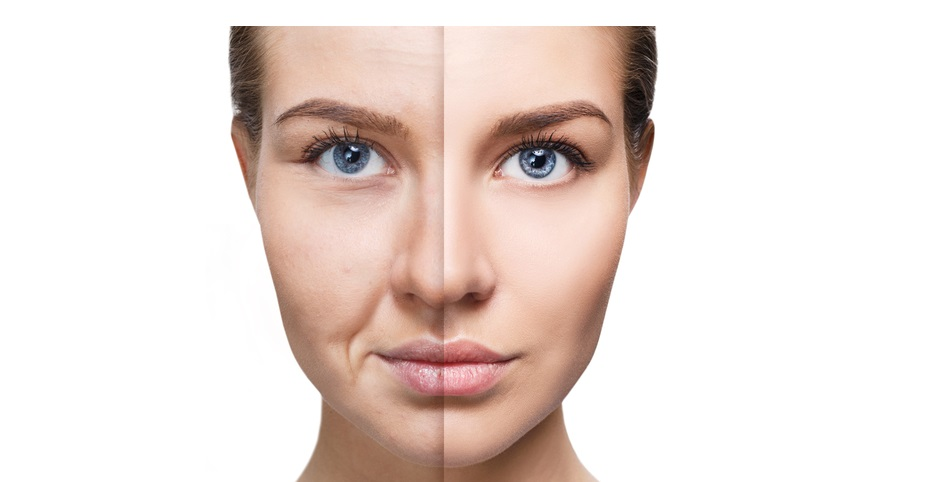
#> input picture OpenCV/images/imagem5.jpg, 939 x 482 px, found by its file name
$ python OpenCV.py
#> lines starting #> are read from the running program, lines starting #| are printed output that depends on the picture; after the words box and inside, x2 and y2 are one past the last pixel; in counts of white or black regions, pixels touching at a corner belong together
import cv2

carregaAlgoritmo = cv2.CascadeClassifier('haarcascades/haarcascade_frontalface_default.xml')

imagem = cv2.imread('images/imagem5.jpg')
#> imagem is the input picture: shape (482, 939, 3); mean B, G, R 216.4, 221.8, 235

imagemCinza = cv2.cvtColor(imagem, cv2.COLOR_BGR2GRAY)
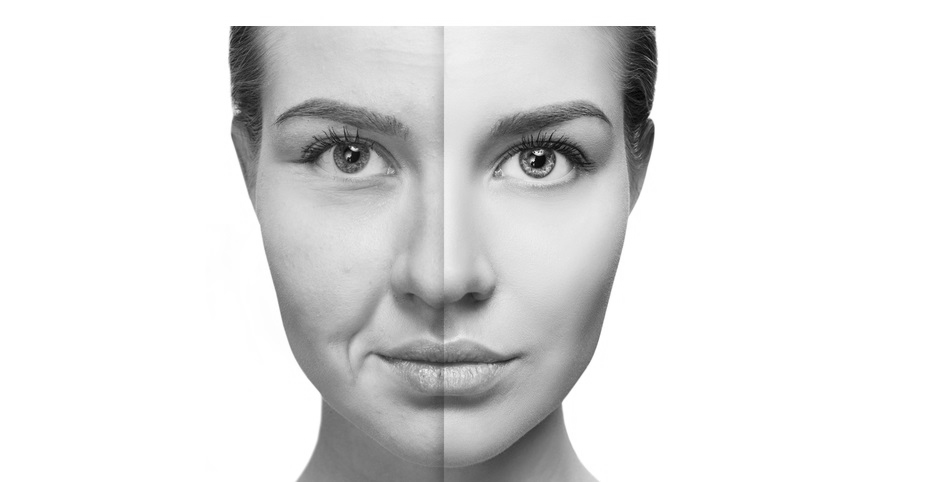
#> imagemCinza: shape (482, 939); min 2, max 255, mean 225.1

faces = carregaAlgoritmo.detectMultiScale(imagemCinza)
#> faces = [[233, 9, 425, 425]]

for (x, y, w, l) in faces:
    cv2.rectangle(imagem, (x, y), (x + w, y + l), (0, 255, 0), 2)
#> this loop made 1 pass
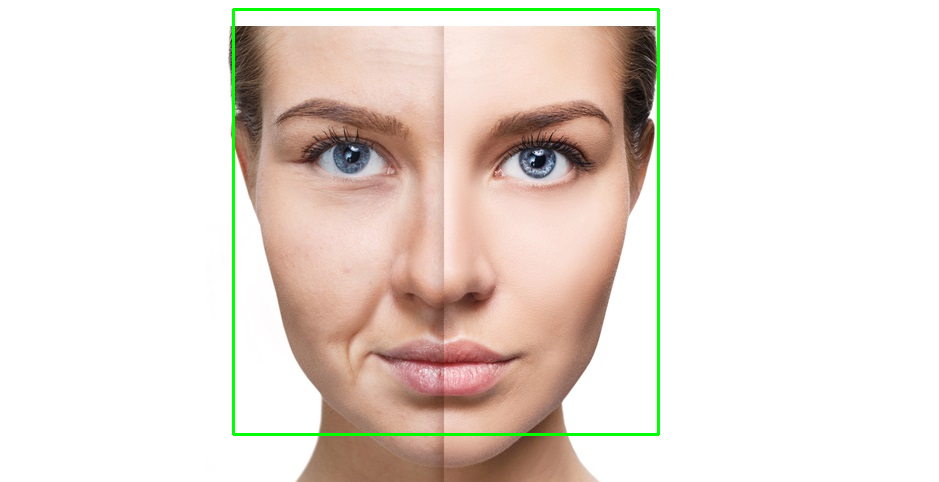
#> imagem: shape (482, 939, 3); 1.13% of pixels changed, all inside (x1, y1, x2, y2) = (232, 8, 660, 436)

cv2.imshow('faces', imagem)
cv2.waitKey()

$ run again, with OpenCV/images/imagem1.jpg copied over OpenCV/images/imagem5.jpg
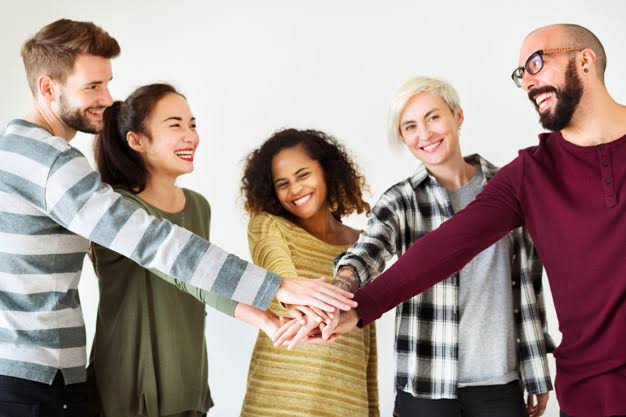
#> input picture OpenCV/images/imagem1.jpg, 626 x 417 px, found by its file name
#> imagem is the input picture: shape (417, 626, 3); mean B, G, R 142.2, 148.5, 166.3
#> `imagemCinza = cv2.cvtColor(imagem, cv2.COLOR_BGR2GRAY)`:
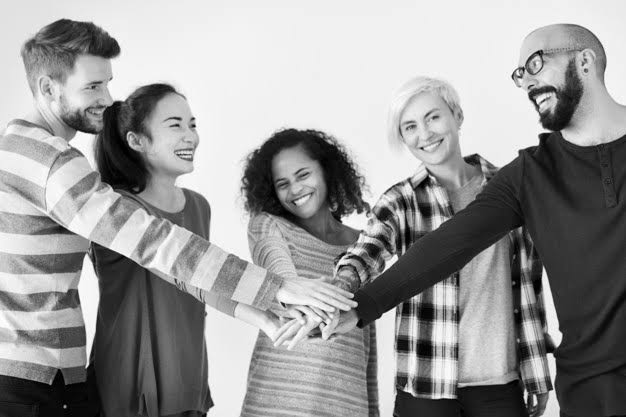
#> imagemCinza: shape (417, 626); min 0, max 255, mean 153.1
#> faces = [[150, 98, 69, 69], [263, 154, 61, 61]]
#> the loop `for (x, y, w, l) in faces:` made 2 passes
#> after the loop `for (x, y, w, l) in faces:`:
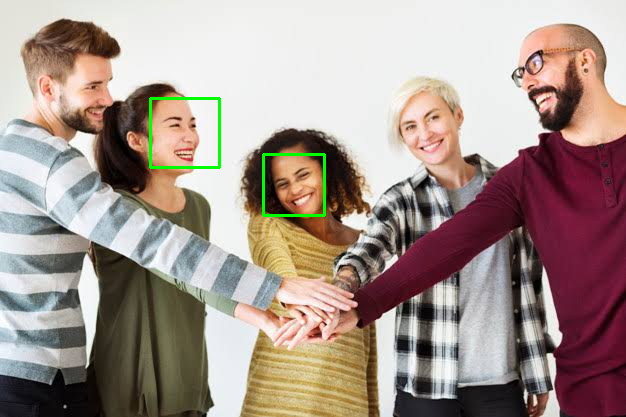
#> imagem: shape (417, 626, 3); 0.59% of pixels changed, all inside (x1, y1, x2, y2) = (149, 97, 326, 217)

$ run again, with OpenCV/images/imagem2.jpg copied over OpenCV/images/imagem5.jpg
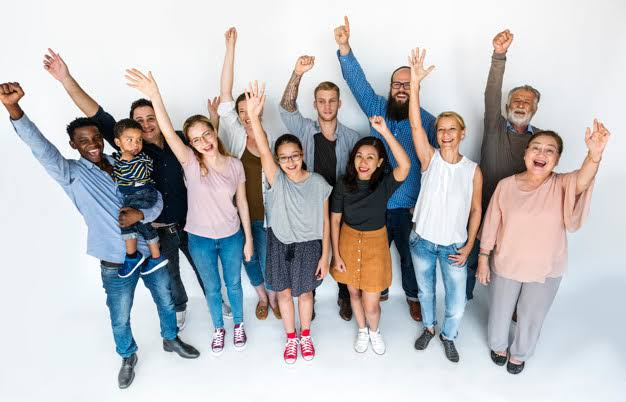
#> input picture OpenCV/images/imagem2.jpg, 626 x 402 px, found by its file name
#> imagem is the input picture: shape (402, 626, 3); mean B, G, R 191.5, 188.9, 190.1
#> `imagemCinza = cv2.cvtColor(imagem, cv2.COLOR_BGR2GRAY)`:
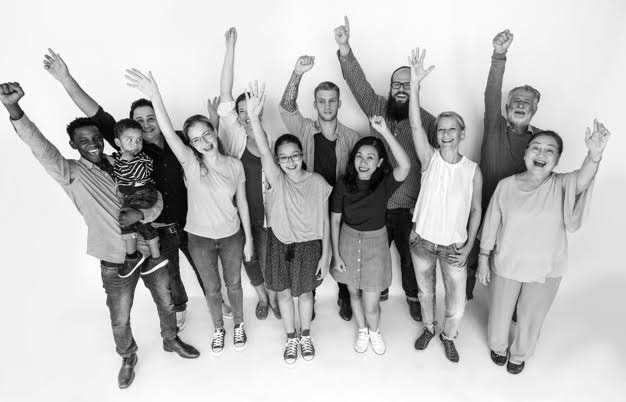
#> imagemCinza: shape (402, 626); min 0, max 255, mean 189.6
#> faces = [[312, 90, 31, 31], [431, 119, 31, 31], [351, 147, 30, 30], [274, 144, 33, 33], [387, 73, 30, 30], [521, 135, 41, 41], [391, 218, 91, 91]]
#> the loop `for (x, y, w, l) in faces:` made 7 passes
#> after the loop `for (x, y, w, l) in faces:`:
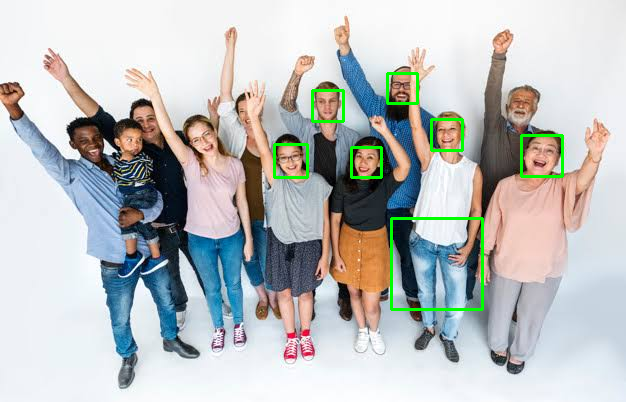
#> imagem: shape (402, 626, 3); 1.36% of pixels changed, all inside (x1, y1, x2, y2) = (273, 72, 564, 311)

$ run again, with OpenCV/images/imagem3.jpg copied over OpenCV/images/imagem5.jpg
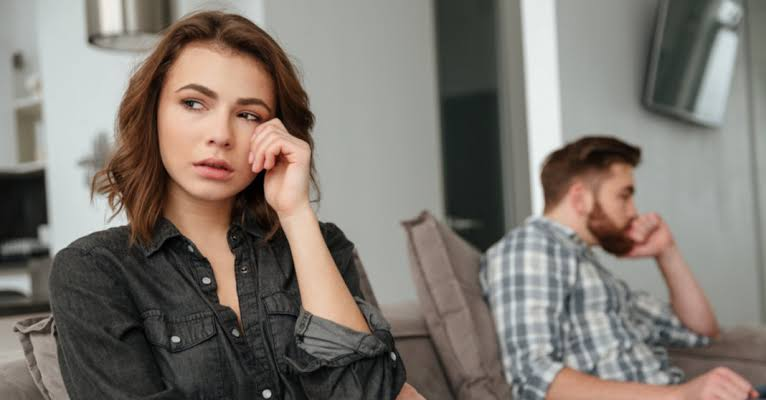
#> input picture OpenCV/images/imagem3.jpg, 766 x 400 px, found by its file name
#> imagem is the input picture: shape (400, 766, 3); mean B, G, R 112.6, 119.7, 126.6
#> `imagemCinza = cv2.cvtColor(imagem, cv2.COLOR_BGR2GRAY)`:
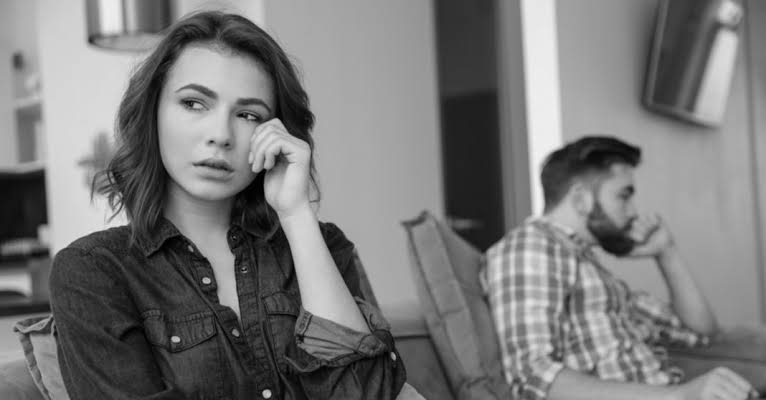
#> imagemCinza: shape (400, 766); min 0, max 245, mean 121
#> faces = [[142, 47, 154, 154]]
#> the loop `for (x, y, w, l) in faces:` made 1 pass
#> after the loop `for (x, y, w, l) in faces:`:
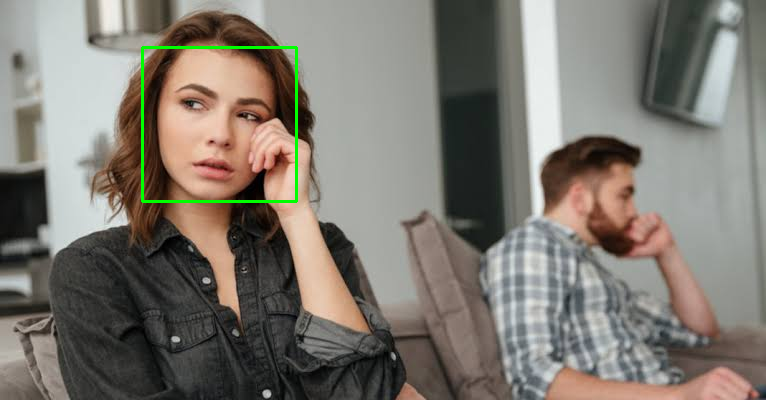
#> imagem: shape (400, 766, 3); 0.6% of pixels changed, all inside (x1, y1, x2, y2) = (141, 46, 298, 203)
